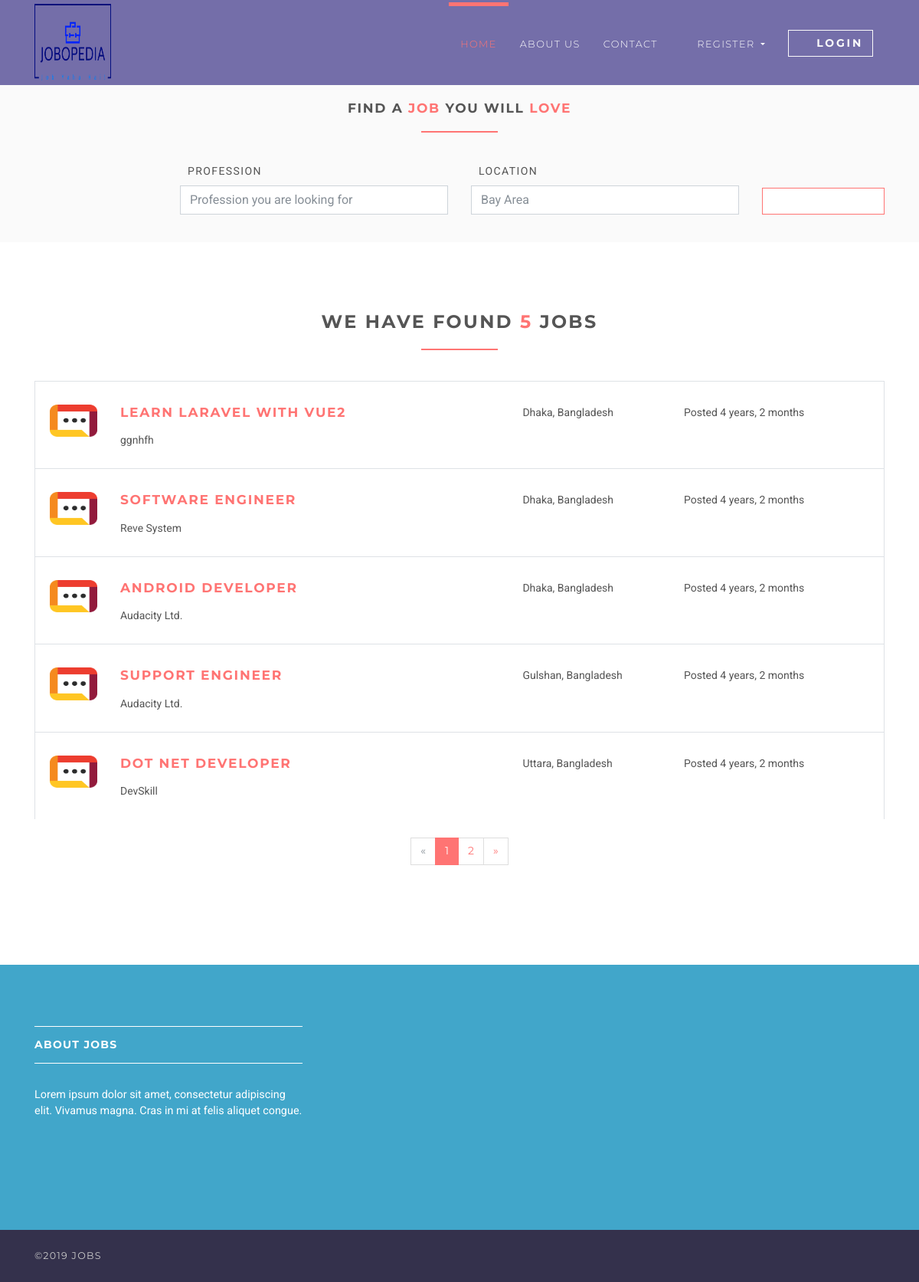
Page /jobs on the committed database.
### jobsapp/models.py (models this page shows, shortened)
class Job(models.Model):
    user = models.ForeignKey(User, on_delete=models.CASCADE)
    title = models.CharField(max_length=300)
    description = models.TextField()
    location = models.CharField(max_length=150)
    type = models.CharField(choices=JOB_TYPE, max_length=10)
    category = models.CharField(max_length=100)
    last_date = models.DateTimeField()
    company_name = models.CharField(max_length=100)
    company_description = models.CharField(max_length=300)
    website = models.CharField(max_length=100, default="")
    created_at = models.DateTimeField(default=timezone.now)
    filled = models.BooleanField(default=False)

### jobsapp/views/home.py (the view)
# urls.py: path('jobs', JobListView.as_view(), name='jobs'),
class JobListView(ListView):
    model = Job
    template_name = 'jobs/jobs.html'
    context_object_name = 'jobs'
    paginate_by = 5

### templates/jobs/jobs.html (shortened to what this page needs)
{% extends 'base.html' %}
{% load static %}
{% block content %}
    <section class="job-form-section job-form-section--compressed">
        <div class="container">
            <h4 class="heading">Find a <span class="accent">job </span> you will <span class="accent">love</span></h4>
            <form id="job-main-form" method="get" action="#" class="job-main-form">
                <div class="controls">
                    <div class="row align-items-end">
                        <div class="col-sm-1 col-lg-2"></div>
                        <div class="col-sm-5 col-lg-4 form-group">
                            <label for="profession">Profession</label>
                            <input type="text" id="profession" name="profession"
                                   placeholder="Profession you are looking for" class="form-control">
                        </div>
                        <div class="col-sm-5 col-lg-4 form-group">
                            <label for="location">Location</label>
                            <input type="text" id="location" name="location" placeholder="Any particular location?"
                                   value="Bay Area" class="form-control">
                        </div>
                        <div class="col-sm-1 col-lg-2 form-group">
                            <button type="submit" name="name"
                                    class="btn btn-outline-white-primary job-main-form__button">
                                <i class="fa fa-search"></i>
                            </button>
                        </div>
                    </div>
                </div>
            </form>
        </div>
    </section>
    <section>
        <div class="container">
            <h3 class="heading">We have found <span class="accent">{{ jobs.count }}</span> jobs</h3>
            {% for job in jobs %}
                <div class="job-listing  ">
                    <div class="row">
                        <div class="col-md-12 col-lg-6">
                            <div class="row">
                                <div class="col-2">
                                    <img src="{% static 'img/company-1.png' %}"
                                         alt="Ipsioou " class="img-fluid">
                                </div>
                                <div class="col-10">
                                    <h4 class="job__title"><a
                                            href="{% url 'jobs:jobs-detail' job.id %}">{{ job.title }}</a></h4>
                                    <p class="job__company">
                                        {{ job.company_name }}
                                    </p>
                                </div>
                            </div>
                        </div>
                        <div class="col-10 col-md-3 col-lg-2 ml-auto"><i class="fa fa-map-marker job__location"></i>
                            {{ job.location }}
                        </div>
                        <div class="col-10 col-md-3 col-lg-3 ml-auto">
                            <p>Posted {{ job.created_at|timesince }}</p>
                        </div>
                    </div>
                </div>
            {% endfor %}
            {% if is_paginated %}
                <div class="row">
                    <div class="col-md-12">
                        <nav aria-label="Page navigation example" class="d-flex justify-content-center mt-4 mb-4">
                            <ul class="pagination">
                                {% if page_obj.has_previous %}
                                    <li class="page-item">
                                        <a href="?page={{ page_obj.previous_page_number }}"
                                           class="page-link">&laquo;</a>
                                    </li>
                                {% else %}
                                    <li class="page-item disabled">
                                        <a class="page-link">&laquo;</a>
                                    </li>
                                {% endif %}
                                {% for i in page_obj.paginator.page_range %}
                                    {% if page_obj.number == i %}
                                        <li class="page-item active">
                                            <a class="page-link">{{ i }}</a>
                                        </li>
                                    {% else %}
                                        <li class="page-item">
                                            <a href="?page={{ i }}" class="page-link">{{ i }}</a>
                                        </li>
                                    {% endif %}
                                {% endfor %}
                                {% if page_obj.has_next %}
                                    <li class="page-item">
                                        <a href="?page={{ page_obj.next_page_number }}" class="page-link">&raquo;</a>
                                    </li>
                                {% else %}
                                    <li class="page-item disabled">
                                        <a class="page-link">&raquo;</a>
                                    </li>
                                {% endif %}
                            </ul>
                        </nav>
                    </div>
                </div>
            {% endif %}
        </div>
    </section>
{% endblock %}

### static/css/style.default.css (style rules this page uses)
html { height:100% }
body { height:100% }
section { position:relative;padding-top:90px;padding-bottom:90px }
button { cursor:pointer }
.heading { text-align:center;margin-bottom:40px }
.heading:after { content:" ";display:block;width:100px;height:2px;margin:20px auto 20px;background:#ff7473 }
a,button { -webkit-transition:all .2s ease-out;transition:all .2s ease-out }
a i.fa,button i.fa { margin:0 5px }
.accent { color:#ff7473 }
.job-form-section { padding:80px 0;background:#fafafa }
.job-form-section .job-main-form { margin-bottom:40px }
.job-form-section .job-main-form label { text-transform:uppercase;letter-spacing:0.1em;margin-left:10px }
.job-form-section.job-form-section--compressed { padding:20px }
.job-form-section.job-form-section--compressed .job-main-form { margin-bottom:0 }
.job-main-form__button { margin-top:15px;display:block;width:100% }
.job-listing { border:solid 1px #dee2e6;border-bottom:none;padding-top:30px;padding-bottom:10px;padding-left:19px;padding-right:15px;clear:both;-webkit-transition:all .2s ease-out;transition:all .2s ease-out }
.job__title { margin-top:0 }
.job__location { margin-right:5px;color:#868e96 }
.btn { font-weight:700;font-family:"Montserrat",Helvetica,Arial,sans-serif;border:1px solid transparent;text-transform:uppercase;letter-spacing:0.2em;padding:.375rem .75rem;font-size:.875rem;line-height:1.5;border-radius:0;-webkit-transition:background-color 0.15s ease-in-out,border-color 0.15s ease-in-out,-webkit-box-shadow 0.15s ease-in-out;transition:background-color 0.15s ease-in-out,border-color 0.15s ease-in-out,-webkit-box-shadow 0.15s ease-in-out;transition:background-color 0.15s ease-in-out,border-color 0.15s ease-in-out,box-shadow 0.15s ease-in-out;transition:background-color 0.15s ease-in-out,border-color 0.15s ease-in-out,box-shadow 0.15s ease-in-out,-webkit-box-shadow 0.15s ease-in-out }
.btn-outline-white-primary { color:#ff7473;background-color:#fff;background-image:none;border-color:#ff7473 }
body { font-family:"Roboto",Helvetica,Arial,sans-serif;font-size:.875rem;font-weight:400;line-height:1.5;color:#555;background-color:#fff }
a { color:#ff7473;text-decoration:none }
h1,h2,h3,h4,h5,h6,.h1,.h2,.h3,.h4,.box-simple h3,.box-image .name h3,.box-image-text .top .name h3,.box-image-text .top .name h4,.h5,.h6 { margin-bottom:1rem;font-family:"Montserrat",Helvetica,Arial,sans-serif;font-weight:700;line-height:1.2;color:#555;text-transform:uppercase;letter-spacing:0.1em }
h3,.h3 { font-size:1.4875rem }
h4,.h4,.box-simple h3,.box-image .name h3,.box-image-text .top .name h3,.box-image-text .top .name h4 { font-size:1.0675rem }
.page-item:first-child .page-link { border-top-left-radius:0rem;border-bottom-left-radius:0rem }
.page-item:last-child .page-link { border-top-right-radius:0rem;border-bottom-right-radius:0rem }
.page-item.active .page-link { color:#fff;background-color:#ff7473;border-color:#ff7473 }
.page-item.disabled .page-link { color:#868e96;background-color:#fff;border-color:#ddd }
.page-link { padding:.5rem .75rem;line-height:1.25;color:#ff7473;background-color:#fff;border:1px solid #ddd;font-family:"Montserrat",Helvetica,Arial,sans-serif }
.form-control { padding:.375rem .75rem;font-size:1rem;line-height:1.5;color:#868e96;background-color:#fff;border:1px solid #ced4da;border-radius:0;-webkit-transition:border-color ease-in-out 0.15s,-webkit-box-shadow ease-in-out 0.15s;transition:border-color ease-in-out 0.15s,-webkit-box-shadow ease-in-out 0.15s;transition:border-color ease-in-out 0.15s,box-shadow ease-in-out 0.15s;transition:border-color ease-in-out 0.15s,box-shadow ease-in-out 0.15s,-webkit-box-shadow ease-in-out 0.15s }
.form-control::placeholder { color:#868e96 }

### rows in the picture
Job: title "LEARN LARAVEL WITH VUE2", company_name "ggnhfh", location "Dhaka, Bangladesh", created_at "4 years, 2 months"
Job: title "SOFTWARE ENGINEER", company_name "Reve System", location "Dhaka, Bangladesh", created_at "4 years, 2 months"
Job: title "ANDROID DEVELOPER", company_name "Audacity Ltd.", location "Dhaka, Bangladesh", created_at "4 years, 2 months"
Job: title "SUPPORT ENGINEER", company_name "Audacity Ltd.", location "Gulshan, Bangladesh", created_at "4 years, 2 months"
Job: title "DOT NET DEVELOPER", company_name "DevSkill", location "Uttara, Bangladesh", created_at "4 years, 2 months"

### other values in the picture
{{ jobs.count }} "5"
{{ i }} "1"
{{ i }} "2"
